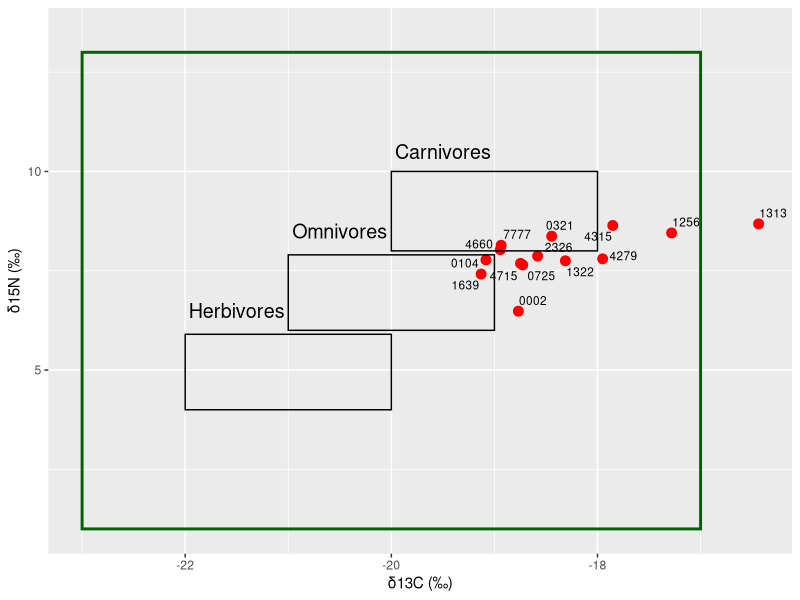
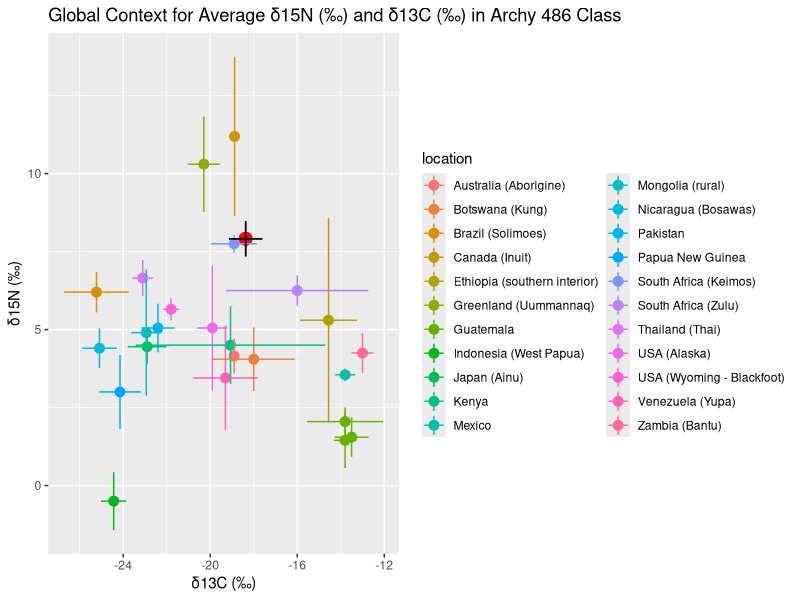
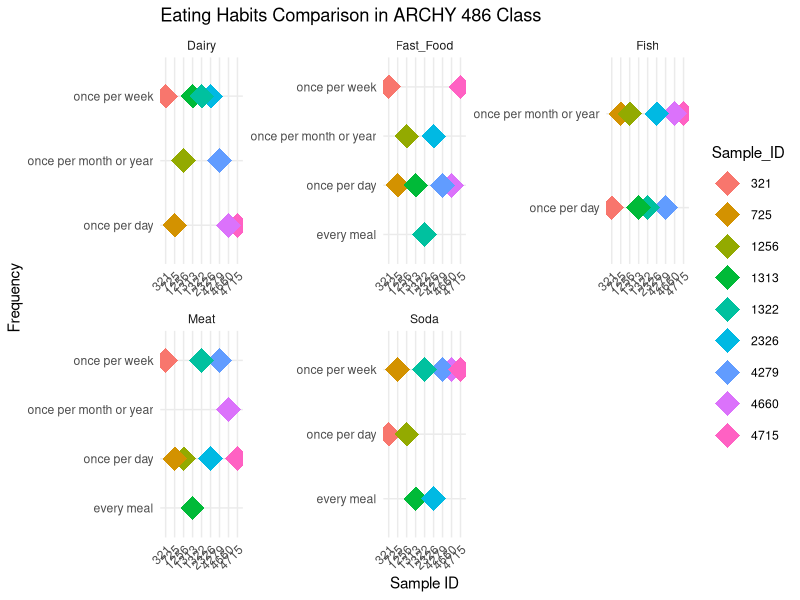
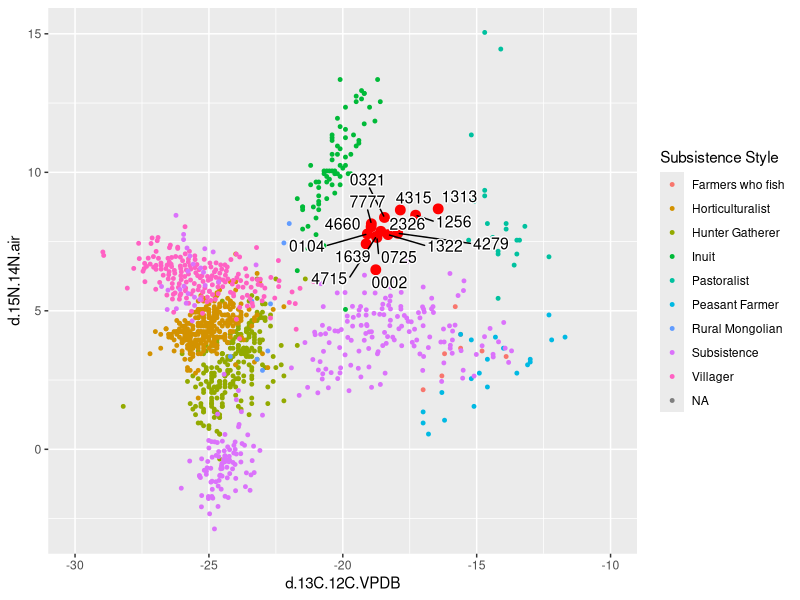
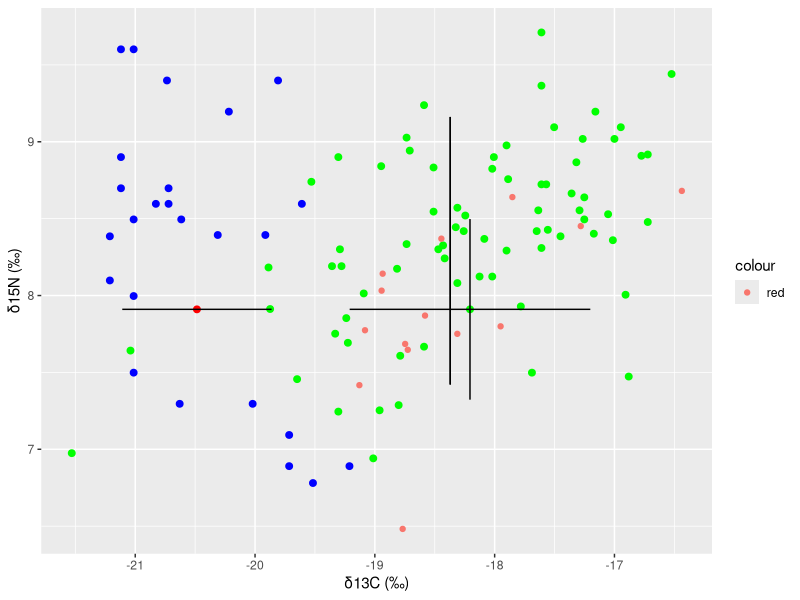
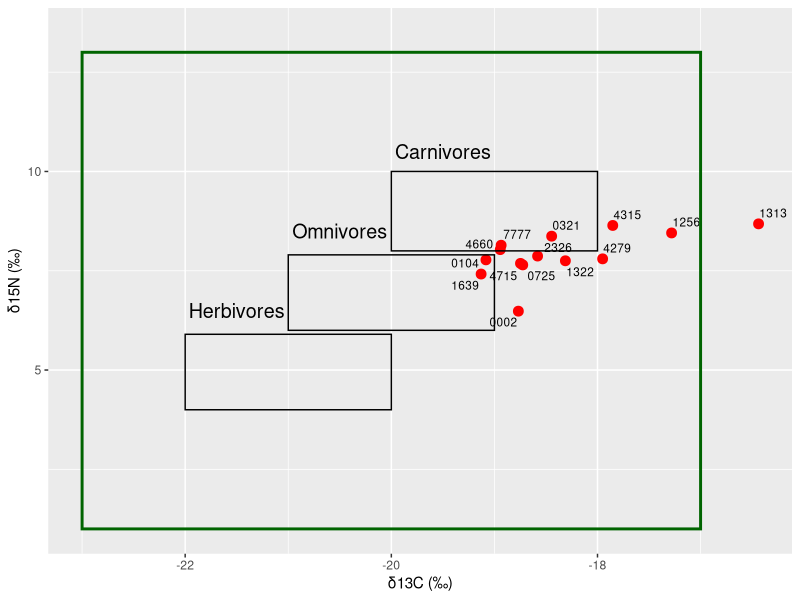
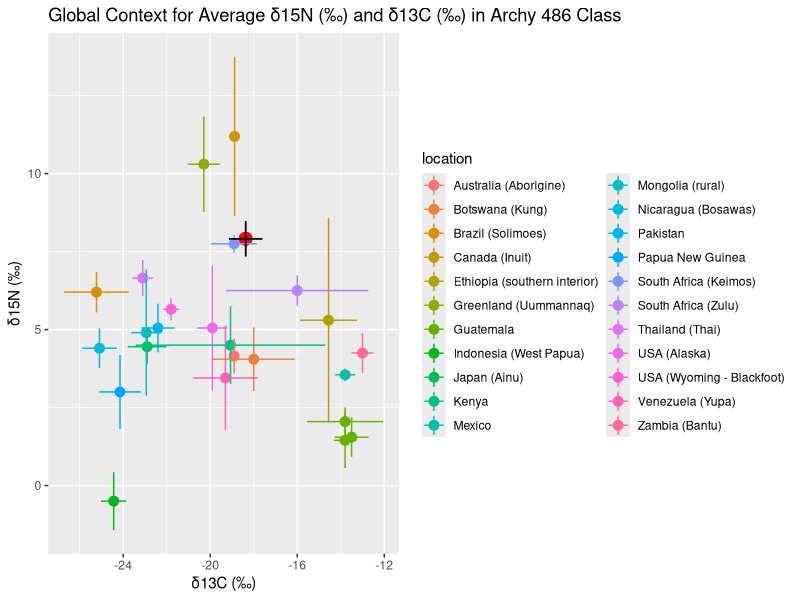
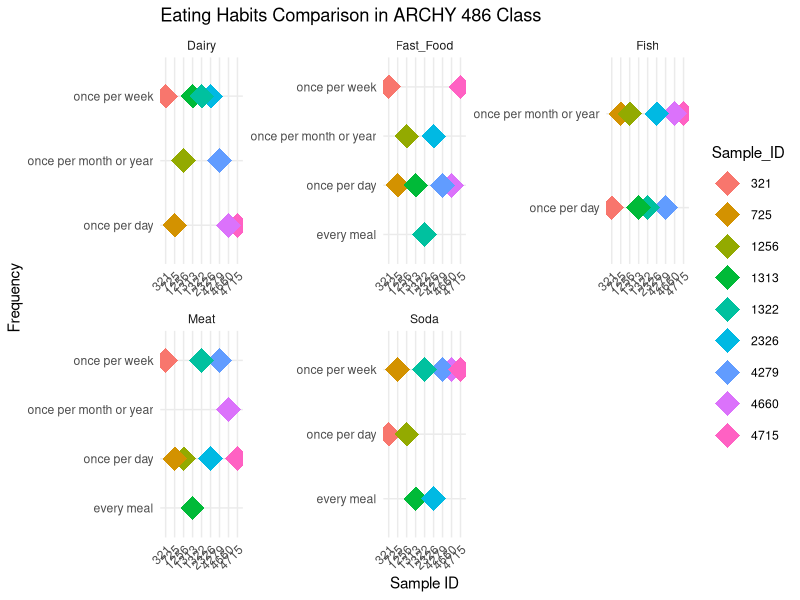

R code for these plots, in order:
## ---- chunk 1
# Loading Packages
library(tidyverse)
library(readxl)
library(dplyr)
library(ggrepel)
library(here)
## ---- chunk 2
# read sample and global data into variables

sample_data <- 
  read_csv("data/sample_CN.csv")

global_data_indiv <- 
  read_excel("data/Global N15 Values.xlsx", 
             sheet ="Modern subsistence ind.")

global_data_av <- 
  read_excel("data/Global N15 Values.xlsx", 
             sheet ="modern subsistence averages") %>% 
  drop_na(`δ13C_MDE (‰)`)

# read in British and Michigan Data

British_data <- read_csv("data/British.csv")

Michigan_data <- read_csv("data/Michigan_dataset .csv")
  

## ---- chunk 3
#| label: fig-1
#| fig-cap: "Scatterplot of individual δ15N (‰) and δ13C (‰) Archy 486 sample ID’s grouped by C3 Terrestrial Ecosystem and individual diet classification (Müldner, G. (2018). Plot produced by Anne and Aoife. "
  # plot our hair data
library(ggrepel)
ggplot(sample_data) +
  geom_point(aes(x = d.13C.12C.VPDB ,
                 y = d.15N.14N.air), 
             xmin = -24,
             xmax = -10,
             size = 3,
             colour="red")+
  # label each data point with sample ID
  geom_text_repel(
    aes(x = `d.13C.12C.VPDB`,
        y = `d.15N.14N.air`,
        label = Identifier.1),
    size=3,
    # label all ID's despite overlap
    max.overlaps = Inf,
    xmin = -24,
    xmax = -10) +
  # label x and y axis for consistency with other plots
  labs(x = "δ13C (‰)",
       y = "δ15N (‰)",
       size=3,
       linewidth=2)+
  # create outlines for herbivores, omnivores, carnivores using parameters from Müldner, G. (2018).
  annotate(
    "rect",
    xmin = c(-22, -21, -20),
    xmax = c(-20, -19, -18),
    ymin = c(4, 6, 8),
    ymax = c(5.9, 7.9, 10),
    fill = NA,
    color = "black",
    linewidth=0.5
  ) +
  # create outline for "Terrestrial C3 Ecosystem" for context on graph.
  annotate(
    "rect",
    xmin = c(-23),
    xmax = c(-17),
    ymin = c(1),
    ymax = c(13),
    color = "Dark Green",
    fill = NA,
    linewidth=1
  ) +
  # label all outlines for context and clarity
  annotate(
    "text",
    x = -20,
    y = 13.5,
    label = "",
    color = "Dark Green",
    parse = TRUE,
    size=5
  ) +
  annotate(
    "text",
    x = -21.5,
    y = 6.5,
    label = "Herbivores",
    parse = TRUE,
    size=5
  ) +
  annotate(
    "text",
    x = -20.5,
    y = 8.5,
    label = "Omnivores",
    parse = TRUE,
    size=5
  ) +
  annotate(
    "text",
    x = -19.5,
    y = 10.5,
    label = "Carnivores",
    parse = TRUE,
    size=5
  )# +
 #scale_x_continuous(sec.axis = dup_axis(
    #name = "% C4")) +
  #labs(title = "Comparing Archy 486 Samples to Trophic Levels in a Terrestrial C3 Ecosystem")


ggsave(here("figures",
            "trophic_level.png"),
       bg ="white",
       h = 5, # experiment with h and w to get the right size and proportion
       w = 9,
       units = "in",
       dpi = 900) # make the image nice and crisp))

## ---- chunk 4

global_data <- 
  read_excel("data/Global N15 Values.xlsx",
             sheet = "Modern subsistence ind.")
global_values <- 
  read_excel("data/Global N15 Values.xlsx",
             sheet = "Modern non subsistence averages")

global_subsistence_values <- 
  read_excel("data/Global N15 Values.xlsx",
    sheet = "modern subsistence averages")
## ---- chunk 5
global_subsistence_values_labs <-
  global_subsistence_values %>%
  select(`location`, `δ15N_MDE (‰)`, `SD...6`, `δ13C_MDE (‰)`, `SD...4` ) %>%
  group_by(`location`) %>%
  drop_na()

# rename col
renamed_subsistence <-
global_subsistence_values_labs %>%
  rename(`δ13C (‰)` = `δ13C_MDE (‰)`,
         `δ15N (‰)` = `δ15N_MDE (‰)`) %>%
drop_na()

# select relevant columns from our data
sample_data_perc <-
sample_data %>%
  select(`Identifier.1`, `d.13C.12C.VPDB`, `d.15N.14N.air`) %>% 
  group_by(`Identifier.1`)
  

# select relevant columns from global data
global_values_perc <-
global_values %>%
  select(`location...1`, `δ15N_MDE (‰)`, `δ13C_MDE (‰)`) %>%
  group_by(`location...1`) %>%
  drop_na()

# rename columns from our data
sample_data_perc_lab <-
sample_data_perc %>%
  rename(`δ13C (‰)` = `d.13C.12C.VPDB`,
         `δ15N (‰)` = `d.15N.14N.air`)

 # create a df for the means of `δ13C (‰)` `δ15N (‰)` ratios for class and global data

 `δ13C (‰)` <-
   mean(sample_data_perc_lab$`δ13C (‰)`)
`δ15N (‰)`<-
   mean(sample_data_perc_lab$`δ15N (‰)`)
 
 Statistics_isotopes <- data.frame(means = c("mean_C13", "mean_N15"), Statistics = c(`δ13C (‰)`, `δ15N (‰)`))

mean_sd_C13 <-
  sd(sample_data_perc_lab$`δ13C (‰)`)
mean_sd_N15 <-
  sd(sample_data_perc_lab$`δ15N (‰)`)

# create a class data average dataframe
Stats_isotopes <-
  Statistics_isotopes %>% 
  mutate(mean_sd_C13, mean_sd_N15)

# rename columns in global averages dataframe
global_values_perc_lab <-
global_values_perc %>%
  rename(`δ13C (‰)` = `δ13C_MDE (‰)`,
         `δ15N (‰)` = `δ15N_MDE (‰)`)
  
## ---- chunk 6
#| label: fig-standard-13C-15N
#| fig-cap: "Average δ15N (‰) and δ13C (‰) for class hair samples with line range for standard deviation relative to modern global subsistence average δ15N (‰) and δ13C (‰) with line range for standard deviation (Bird et al. 2021). Plot produced by Aoife and Anne."

library(ggrepel)
ggplot() +
  # our data plot
  geom_point(data = Stats_isotopes,
             aes(x = `δ13C (‰)`,
                 y = `δ15N (‰)`),
             size = 4,
              color = "red") +
    
  
  # plot global data
  geom_point(data = renamed_subsistence,
             aes(x = `δ13C (‰)`,
                 y = `δ15N (‰)`,
                 color = `location`), 
             size = 3) +
  geom_linerange(data = renamed_subsistence,
                (aes(x = `δ13C (‰)`,
                y = `δ15N (‰)` ,
                ymin=`δ15N (‰)` -1*SD...6, 
                ymax=`δ15N (‰)` +1*SD...6, 
                color = `location`))) +
  geom_linerange(data = renamed_subsistence,
                (aes(x = `δ13C (‰)`,
                y = `δ15N (‰)` ,
                xmin=`δ13C (‰)` -1*SD...4, 
                xmax=`δ13C (‰)` +1*SD...4, 
                color = `location`))) +
  geom_linerange(data =  Statistics_isotopes,
                (aes(x = `δ13C (‰)`,
                y = `δ15N (‰)` ,
                ymin=`δ15N (‰)` -1*mean_sd_N15, 
                ymax=`δ15N (‰)` +1*mean_sd_N15))) +
    geom_linerange(data =  Statistics_isotopes,
                (aes(x = `δ13C (‰)`,
                y = `δ15N (‰)` ,
                xmin=`δ13C (‰)` -1*mean_sd_C13, 
                xmax=`δ13C (‰)` +1*mean_sd_C13))) +
  labs(title = "Global Context for Average δ15N (‰) and δ13C (‰) in Archy 486 Class")

ggsave(here("figures", 
            "geography.png"),
       bg ="white",
       h = 5, # experiment with h and w to get the right size and proportion
       w = 9,
       units = "in",
       dpi = 900) # make the image nice and crisp))

## ---- chunk 7
eating_habits_data <- read_excel("data/Food Survey Responses-2.xlsx")

## ---- chunk 8
eating_habits_data %>%
group_by(sample_id)
## ---- chunk 9

# NEED TO COMPLETELY REDO

#| label: fig-food-survey
#| fig-cap: "Eating habits surveyed by Archy 486 students Sample ID numbers. Plot produced by Jesus and Zach."

meat_column <- rep(eating_habits_data$meat_q, each = 9)
fish_column <- rep(eating_habits_data$fish_q, each = 9)
dairy_column <- rep(eating_habits_data$dairy_q, each = 9)
soda_column <- rep(eating_habits_data$soda_q, each = 9)
fast_food_column <- rep(eating_habits_data$fastfood_q, each = 9)

sample_id_column <- rep(eating_habits_data$sample_id, each = 9)

data <- data.frame(
  Question = rep(c("Meat", "Fish", "Dairy", "Soda", "Fast_Food"), each = 9),
  Frequency = c(meat_column, fish_column, dairy_column, soda_column, fast_food_column),
  Sample_ID = factor(sample_id_column))

unique_sample_ids <- unique(data$Sample_ID)

color_palette <- colorRampPalette(c("red", "blue", "green", "purple", "orange"))(length(unique_sample_ids))

ggplot(data, aes(x = Sample_ID, y = Frequency, color = Sample_ID)) +
  geom_point(stat = "identity", position = "dodge", size = 8, shape = 18) +
  labs(title = "Eating Habits Comparison in ARCHY 486 Class",
       x = "Sample ID",
       y = "Frequency") +
  scale_fill_manual(values = setNames(color_palette, unique_sample_ids)) +
  facet_wrap(~Question, scales = "free") +
  theme_minimal() +
  theme(axis.text.x = element_text(angle = 45, hjust = 1))
ggsave(here("analysis",
            "figures", 
            "survey_results.png"),
       bg ="white",
       h = 15, # experiment with h and w to get the right size and proportion
       w = 25,
       units = "in",
       dpi = 900) # make the image nice and crisp))


## ---- chunk 10
# subsistence type
# label not aligning with dots
# redo


#fixing typos in original global data dataset!!!
global_data_renamed <- global_data %>% 
 rename(`Subsistence Style` = `subsistence style`) 


  global_data_right <- global_data_renamed %>% 
  mutate("Subsistence Style" = case_when(
    `Subsistence Style` == "innuit" ~ "Inuit",
    `Subsistence Style` == "rural mongolian" ~ "Rural Mongolian",
    `Subsistence Style` == "Farmers who fish" ~ "Farmers who fish",
    `Subsistence Style` == "villagers" ~ "Villager",
    `Subsistence Style` == "subsistence" ~ "Subsistence",
    `Subsistence Style` == "Pastoralist" ~ "Pastoralist",
    `Subsistence Style` == "Peasant Farmer" ~ "Peasant Farmer",
    `Subsistence Style` == "hunter gatherer" ~ "Hunter Gatherer",
    `Subsistence Style` == "horticulturalists" ~ "Horticulturalist"
))
  
  ###
  
ggplot() +
  geom_point(data = sample_data,
             aes(x = `d.13C.12C.VPDB`, 
                 y = `d.15N.14N.air`),
             size = 3,
             colour = "red") +
  geom_point(data = global_data_right,
             aes(x = `δ13C_MDE (‰)`, 
                 y = `δ15N_MDE (‰)`,
                 colour = `Subsistence Style`),
             size=1) +
  geom_text_repel(data = sample_data,
             aes(x = `d.13C.12C.VPDB`, 
                 y = `d.15N.14N.air`,
                 label = Identifier.1),
             # label all ID's despite overlap
             max.overlaps = Inf,
             size = 4,
             bg.color = "white",
             bg.r = 0.1) +
  xlim(-30,-10) 


  ggsave(here("figures", 
            "subsistence_style.png"),
       bg ="white",
       h = 5, # experiment with h and w to get the right size and proportion
       w = 9,
       units = "in",
       dpi = 900) # make the image nice and crisp))

## ---- chunk 11
# British and Michigan comparison
color_palette <- colorRampPalette(c("red", "blue", "green", "purple", "orange"))

#Rename
names(British_data)[1] <- "δ13C (‰)"
names(British_data)[2] <- "δ15N (‰)"

names(Michigan_data)[1] <- "δ13C (‰)"
names(Michigan_data)[2] <- "δ15N (‰)"


# find sds

#british

British_data_mean_13c <- British_data %>%
  summarize(`δ13C (‰)`=mean(`δ13C (‰)`))

British_data_sd_13c <-
    sd(British_data$`δ13C (‰)`)

British_data_mean_15n <- British_data %>%
  summarize(`δ15N (‰)`=mean(`δ15N (‰)`))

British_data_sd_15n <-
  sd(British_data$`δ15N (‰)`)

# michigan

Mich_data_mean_13c <- Michigan_data %>%
   summarize(`δ13C (‰)`=mean(`δ13C (‰)`))

sd_mich_13c <-
    sd(Michigan_data$`δ13C (‰)`)


Mich_data_mean_15n <- Michigan_data %>%
  summarize(`δ13C (‰)`=mean(`δ13C (‰)`))

sd_mich_15n <-
    sd(Michigan_data$`δ15N (‰)`)

# create a British data average dataframe

#### need help fixing colors and standard error bar for British average

ggplot() +
  geom_point(data = British_data,
             aes(x = `δ13C (‰)`, 
                 y = `δ15N (‰)`),
             size = 2,
             colour = "blue") +
  geom_point(data = Michigan_data,
             aes(x = `δ13C (‰)`, 
                 y = `δ15N (‰)`),
             size = 2,
             colour = "green") +
  geom_point(data = sample_data_perc_lab,
             aes(x = `δ13C (‰)`, 
                 y = `δ15N (‰)`,
             colour = "red")) +
  geom_point(data = Mich_data_mean_15n,
             aes(x = `δ13C (‰)`, 
                 y = `δ15N (‰)`),
             size = 2,
             colour = "green") +
  # British data
  geom_point(data = British_data_mean_13c,
             aes(x = `δ13C (‰)`, 
                 y = `δ15N (‰)`),
             size = 2,
             colour = "red") +
   geom_linerange(data =  British_data_mean_15n,
                (aes(x = `δ13C (‰)`,
                y = `δ15N (‰)` ,
                ymin=`δ15N (‰)` -1*British_data_sd_15n, 
                ymax=`δ15N (‰)` +1*British_data_sd_15n))) +
  
  geom_linerange(data =  British_data_mean_13c,
                (aes(x = `δ13C (‰)`,
                y = `δ15N (‰)` ,
                xmin=`δ13C (‰)` -1*British_data_sd_13c, 
                xmax=`δ13C (‰)` +1*British_data_sd_13c))) +
  
  geom_linerange(data =  British_data_mean_15n,
                (aes(x = `δ13C (‰)`,
                y = `δ15N (‰)` ,
                ymin=`δ15N (‰)` -1*British_data_sd_15n, 
                ymax=`δ15N (‰)` +1*British_data_sd_15n))) +
  
  # michigan data
   geom_linerange(data =  Mich_data_mean_13c,
                (aes(x = `δ13C (‰)`,
                y = `δ15N (‰)` ,
                xmin=`δ13C (‰)` -1*sd_mich_13c, 
                xmax=`δ13C (‰)` +1*sd_mich_13c))) +
  
   geom_linerange(data =  Mich_data_mean_15n,
                (aes(x = `δ13C (‰)`,
                y = `δ15N (‰)` ,
                ymin=`δ15N (‰)` -1*sd_mich_15n, 
                ymax=`δ15N (‰)` +1*sd_mich_15n)))
  
 
  #add label for each point +
  geom_text_repel(data = sample_data,
             aes(x = `δ13C (‰)`, 
                 y = `δ15N (‰)`,
                 label = Identifier.1),
             # label all ID's despite overlap
             max.overlaps = Inf,
             size = 2,
            bg.color = "white",
             bg.r = 0.1)
  
 ggsave(here("figures", 
            "compared_study.png"),
       bg ="white",
       h = 5, # experiment with h and w to get the right size and proportion
       w = 9,
       units = "in",
       dpi = 900) # make the image nice and crisp))
